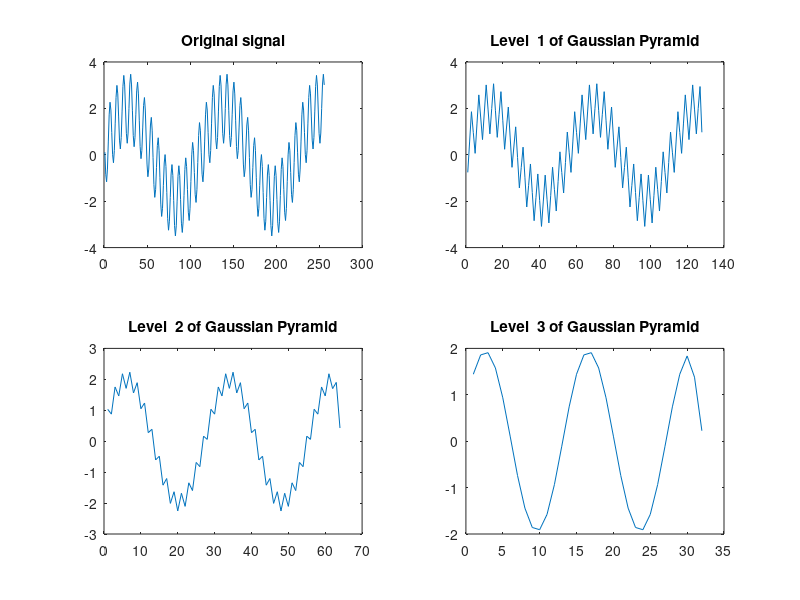

The MATLAB source for this figure:
clear;clc;close all;

kernelWidth = 5; cw = .375; 
h = [.25-cw/2 .25 cw .25 .25-cw/2];

N = 256; n = 1:N;
signal = 2*sin(2*pi*n/112) + 1.5*cos(2*pi*n/8+pi/4);
g{1} = signal';

figure;hold on;
subplot(2,2,1);plot(g{1}); title('Original signal')

for i=1:3    
    eN = [1 zeros(1,N-1)];
    hN = [h zeros(1,N-5)];
    T = toeplitz(1/16*eN,hN');
    N=N/2;
    g{i+1} = kron(eye(N),[1 0])*T*g{i};
    subplot(2,2,i+1);plot(g{i+1}); 
    title(sprintf('Level  %s of Gaussian Pyramid',num2str(i)));
end
hold off
